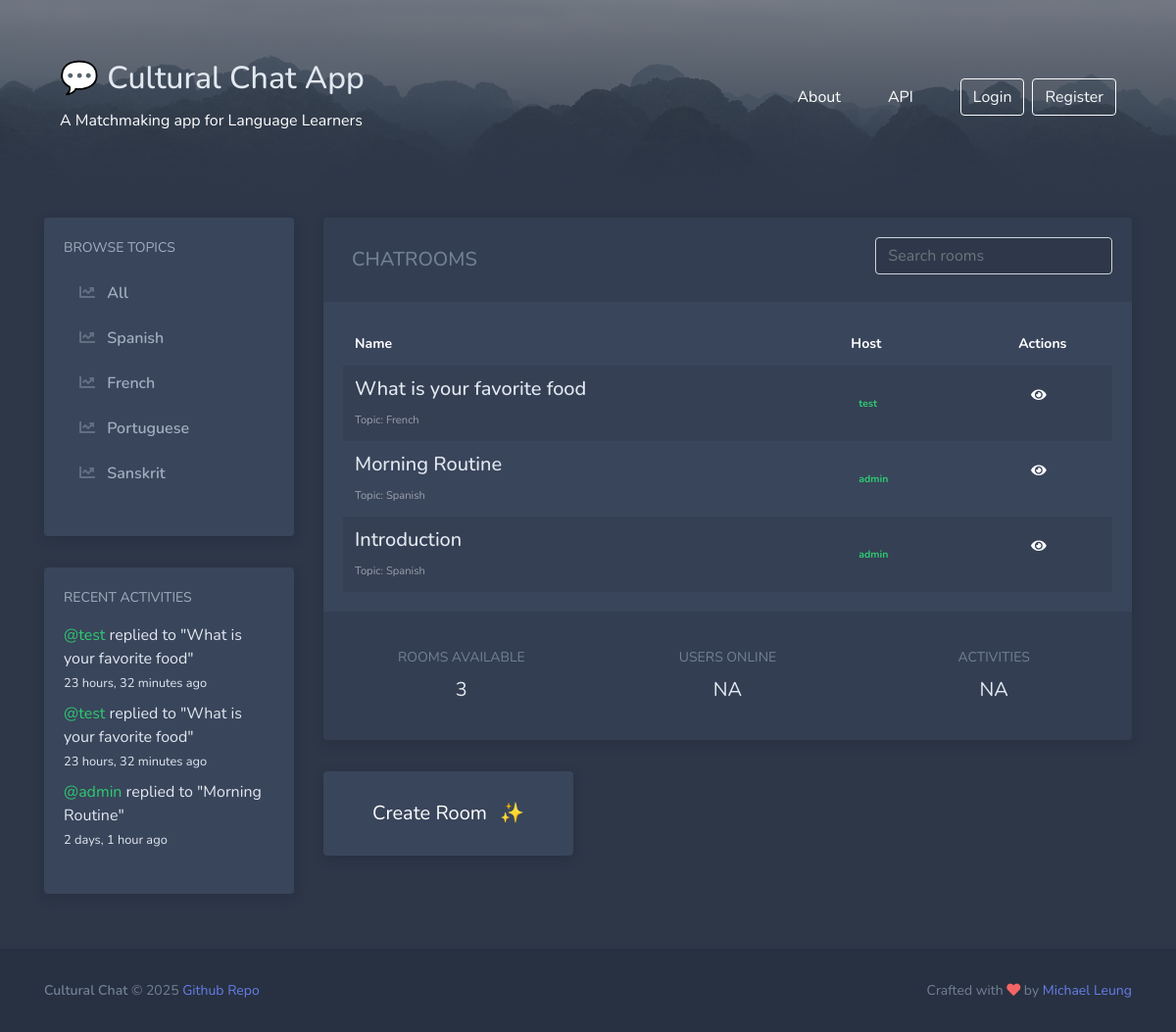
The page / on the database its author committed.
### chatapp/models.py (models this page shows, shortened)
class Topic(models.Model):
    name = models.CharField(max_length=200)

class Message(models.Model):
    user = models.ForeignKey(User, on_delete=models.CASCADE)
    room = models.ForeignKey(Room, on_delete=models.CASCADE)
    body = models.TextField()
    updated = models.DateTimeField(auto_now=True)
    created = models.DateTimeField(auto_now_add=True)
    class Meta:
        ordering = ['-updated', '-created']

class Room(models.Model):
    host = models.ForeignKey(User, on_delete=models.SET_NULL, null=True)
    topic = models.ForeignKey(Topic, on_delete=models.SET_NULL, null=True)
    name = models.CharField(max_length=200)
    description = models.TextField(null=True, blank=True)
    participants = models.ManyToManyField(User, related_name='participants', blank=True)
    updated = models.DateTimeField(auto_now=True)
    created = models.DateTimeField(auto_now_add=True)
    class Meta:
        ordering = ['-updated', '-created']
    def __str__(self):
        return self.name

### chatapp/views.py (the view)
# urls.py: path("", views.home, name="home"),
def home(request):
    q = request.GET.get('q') if request.GET.get('q') != None else ''
    rooms = Room.objects.filter(
        Q(topic__name__icontains=q) |
        Q(name__icontains=q) |
        Q(description__icontains=q)
        )
    topics = Topic.objects.all()
    room_count = rooms.count()
    room_messages = Message.objects.filter(Q(room__topic__name__icontains=q))
    context = {
        'rooms' : rooms,
        'topics': topics,
        'room_count': room_count,
        'room_messages': room_messages,
        'q': q,
        }
    return render(request, 'chatapp/home.html', context)

### chatapp/templates/chatapp/home.html
{% extends 'main.html' %} {% block content %}
<div class="container py-4">
  <div class="row">
    <div class="col-lg-4 col-xl-3">
      {% include 'chatapp/components/sidebar.html' %}
    </div>
    <div class="col-lg-8 col-xl-9">
      {% include 'chatapp/components/activities.html' %}
      <div class="row">
        <div class="col-sm-6 col-lg-4">
          <a class="block" href="{% url 'create-room' %}">
            <div
              class="block-content block-content-full d-flex justify-content-center align-items-center"
            >
              <div class="py-2 text-center">
                <div class="text-white font-size-lg fw-bold">
                  <span class="mr-2">Create Room</span> ✨
                </div>
              </div>
            </div>
          </a>
        </div>
      </div>
    </div>
  </div>
</div>
{% endblock %}

### chatapp/templates/chatapp/components/sidebar.html
<div class="block d-none d-lg-block me-lg-4">
  <div class="block-content">
    <div class="font-size-sm text-uppercase text-light fw-bold mb-3">
      Browse Topics
    </div>
    <ul class="nav-main mb-4">
      <li class="nav-main-item">
        <a class="nav-main-link" href="/">
          <i class="fa fa-chart-line nav-main-icon"></i>
          <span class="nav-main-text">All</span>
        </a>
      </li>
      {% for topic in topics %}
      <li class="nav-main-item">
        <a class="nav-main-link" href="{% url 'home' %}?q={{topic.name}}">
          <i class="fa fa-chart-line nav-main-icon"></i>
          <span class="nav-main-text">{{topic.name}}</span>
        </a>
      </li>
      {% endfor %}
    </ul>
  </div>
</div>
<div class="block d-none d-lg-block me-lg-4">
  <div class="block-content">
    <div class="font-size-sm text-uppercase text-light fw-bold mb-3">
      Recent Activities
    </div>
    <ul class="nav-main mb-4">
      {% for message in room_messages %}
        <li class="mb-2">
          <div>
            <a class="text-green" href="{% url 'user-profile' message.user.id %}">@{{ message.user }}</a> replied to "{{ message.room }}"
          </div>
          <div><small>{{ message.created|timesince }} ago</small></div>
        </li>
      {% endfor %}
    </ul>
  </div>
</div>

### chatapp/templates/chatapp/components/activities.html (shortened to what this page needs)
<div class="block">
  <div class="block-content bg-black-10">
    <div class="row">
      <div class="col-lg-8  d-flex align-items-center pl-4">
        <h3 class="font-size-lg text-muted fw-bold text-uppercase mb-0">
          Chatrooms
        </h3>
      </div>
      <div class="col-lg-4">
        <form action="{% url 'home' %}" method="GET" class="mb-2">
          <input
            type="text"
            name="q"
            class="form-control bg-black-10 search"
            placeholder="Search rooms"
          />
        </form>
      </div>
    </div>
  </div>
  <div class="block-content">
    <div class="table-responsive">
      <table
        class="table table-dark table-borderless table-striped table-vcenter font-size-sm mb-0"
      >
        <thead>
          <tr>
            <th>Name</th>
            <th>Host</th>
            <th class="text-center">Actions</th>
          </tr>
        </thead>
        <tbody>
          {% for room in rooms %}
          <tr>
            <td>
              <a  href="{% url 'room' room.id %}">
                <h5 >{{room.name}}</h5>
              </a>
              <p
                class="font-size-sm text-white-50 mb-0 d-none d-md-block"
              >
              <small>Topic: {{room.topic.name}}</small>
              </p>
            </td>
            <td>
              <span class="badge text-bg-success p-2 ">
                <div class="text-green">{{room.host.username}}</div>
              </span>
            </td>
            <td class="text-center">
              <p>
                <a href="{% url 'room' room.id %}"><i class="fa fa-solid fa-eye text-white mr-2"></i></a>
              </p>
            </td>
          </tr>
          {% endfor %}
        </tbody>
      </table>
    </div>
  </div>
  <div class="block-content bg-black-10">
    <div class="row text-center">
      <div class="col-sm-4 py-3">
        <div class="text-muted mb-2 text-uppercase font-size-sm fw-bold">
          Rooms Available
        </div>
        <div class="text-black font-size-lg fw-bold">{{room_count}}</div>
      </div>
      <div class="col-sm-4 py-3">
        <div class="text-muted mb-2 text-uppercase font-size-sm fw-bold">
          Users Online
        </div>
        <div class="text-black font-size-lg fw-bold">NA</div>
      </div>
      <div class="col-sm-4 py-3">
        <div class="text-muted mb-2 text-uppercase font-size-sm fw-bold">
          Activities
        </div>
        <div class="text-black font-size-lg fw-bold">NA</div>
      </div>
    </div>
  </div>
</div>

### static/styles/main.css (style rules this page uses)
html, body { font-family: 'Nunito'; background: #2d3748; color: #e2e8f0; }
h1, h2, h3, h4, h5, h6, .h1, .h2, .h3, .h4, .h5, .h6 { font-family: 'Nunito'; color: #e2e8f0; }
.text-light { color: #A0AEC0 !important; }
.text-muted { color: #718096 !important; }
.bg-black-10 { background-color: rgba(0, 0, 0, 0.1); }
.font-size-lg { font-size: 1.25rem; }
.font-size-sm { font-size: .875rem; }
a, .btn.btn-link { color: #667eea; }
a, a:focus, a:hover, .btn.btn-link { text-decoration: none; }
.table-vcenter th, .table-vcenter td { vertical-align: middle; }
.table-dark { background-color: #39455b; }
.table-dark.table-striped tbody tr:nth-of-type(odd) { background-color: rgba(0, 0, 0, 0.075); }
.block { display: block; margin-bottom: 2rem; background-color: #39455b; border-radius: .25rem; box-shadow: 0 0.25rem 0.75rem rgba(26, 32, 44, 0.25); transition: box-shadow .12s ease-out; }
.block .block-content { padding: 1.25rem; }
.block .block-content:first-child { border-top-right-radius: .25rem; border-top-left-radius: .25rem; }
.block .block-content:last-child { border-bottom-right-radius: .25rem; border-bottom-left-radius: .25rem; }
a.block { color: #000; }
.nav-main { list-style: none; padding-left: 0; margin-bottom: 0; }
.nav-main-item:not(:last-child) { display: flex; align-items: center; margin-bottom: .375rem; }
.nav-main-icon { display: inline-block; text-align: center; width: 1.5rem; margin-right: .25rem; opacity: .4; }
.nav-main-icon, .nav-main-text { position: relative; z-index: 2; }
.nav-main-link { overflow: hidden; position: relative; display: block; width: 100%; padding: .5rem .75rem; font-weight: 600; color: #a0aec0; border-radius: .125rem; }
.nav-main-link::before, .nav-main-link::after { position: absolute; display: none; content: ''; z-index: 0; top: 0; bottom: 0; display: block; opacity: 0; transition: opacity .25s ease-out, -webkit-transform .25s ease-out; transition: transform .25s ease-out, opacity .25s ease-out; transition: transform .25s ease-out, opacity .25s ease-out, -webkit-transform .25s ease-out; will-change: opacity, transform; }
.nav-main-link::before { left: 0; width: 100%; background-color: rgba(0, 0, 0, 0.1); -webkit-transform: translateX(-30%); transform: translateX(-30%); }
.nav-main-link::after { top: 0; width: .5rem; right: 0; background-color: #667eea; -webkit-transform: translateX(100%); transform: translateX(100%); }

### chatapp/static/chatapp/styles.css (style rules this page uses)
.text-green { color: #2ecc71; }

### rows shown on the page
Topic: name "Spanish"
Topic: name "French"
Topic: name "Portuguese"
Topic: name "Sanskrit"
Message: user "test", room "What is your favorite food", created "23 hours, 32 minutes"
Message: user "test", room "What is your favorite food", created "23 hours, 32 minutes"
Message: user "admin", room "Morning Routine", created "2 days, 1 hour"
Room: name "What is your favorite food", topic.name "French", host.username "test"
Room: name "Morning Routine", topic.name "Spanish", host.username "admin"
Room: name "Introduction", topic.name "Spanish", host.username "admin"

### other values the page prints
{{ room_count }} "3"
